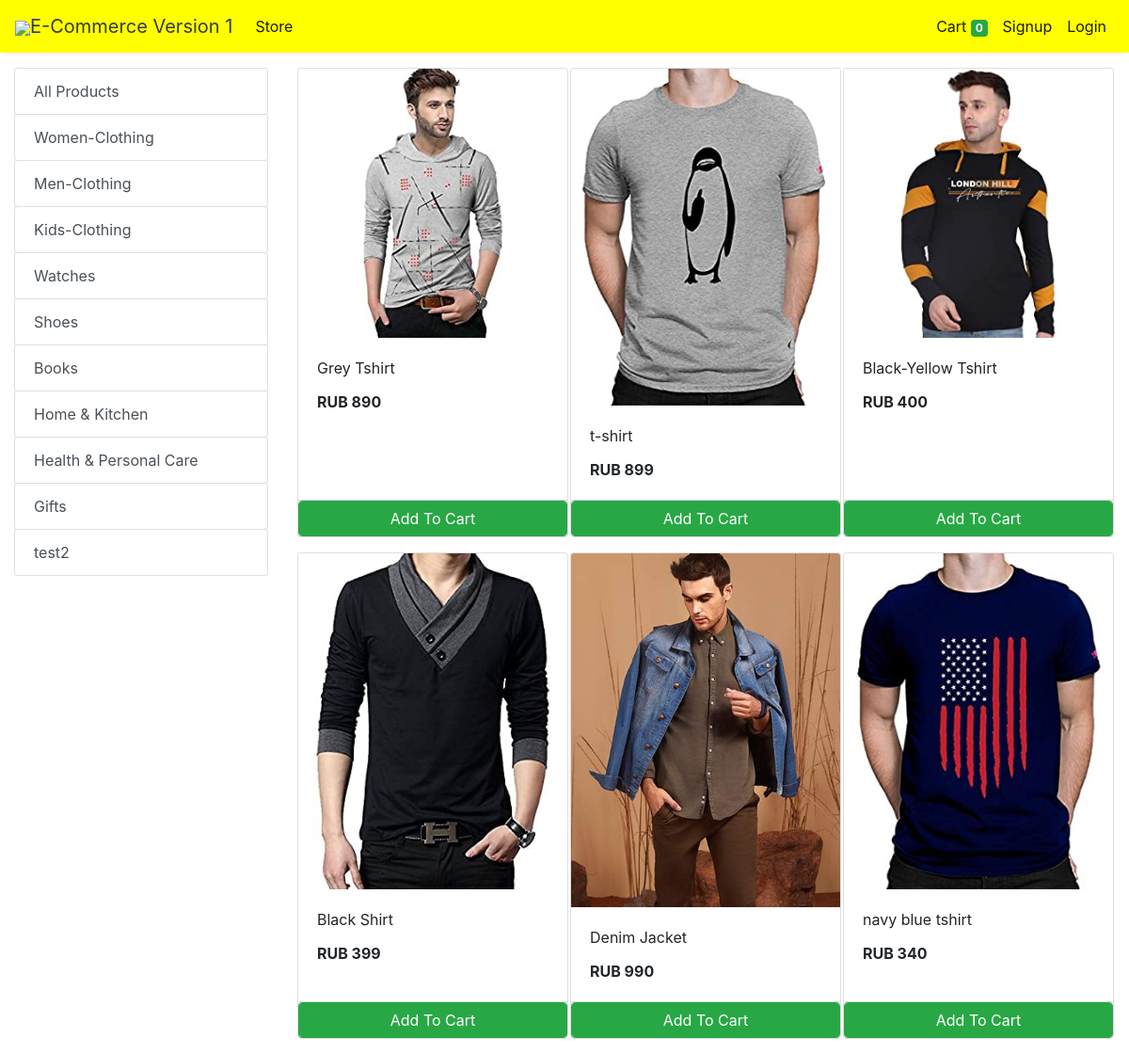
The app's page /store?category=23, older data.
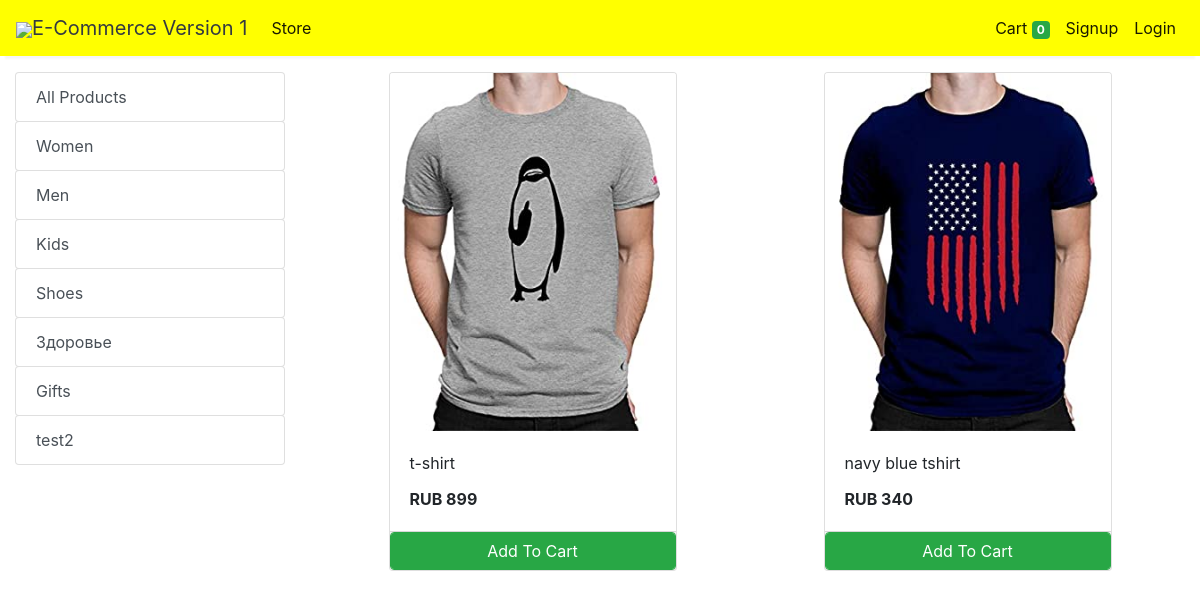
The same page, newer data.
### store/models/category.py (models this page shows, shortened)
class Category(models.Model):
    name= models.CharField(max_length=50)
    @staticmethod
    def get_all_categories():
        return Category.objects.all()

### store/models/product.py (models this page shows, shortened)
class Products(models.Model):
    name = models.CharField(max_length=60)
    price= models.IntegerField(default=0)
    category= models.ForeignKey(Category,on_delete=models.CASCADE,default=1 )
    description= models.CharField(max_length=250, default='', blank=True, null= True)
    image= models.ImageField(upload_to='uploads/products/')
    @staticmethod
    def get_all_products_by_categoryid(category_id):
        if category_id:
            return Products.objects.filter (category=category_id)
        else:
            return Products.get_all_products();

### store/views/home.py (the view)
# urls.py: path('' , include('store.urls'))
def store(request):
    cart = request.session.get('cart')
    if not cart:
        request.session['cart'] = {}
    products = None
    categories = Category.get_all_categories()
    categoryID = request.GET.get('category')
    if categoryID:
        products = Products.get_all_products_by_categoryid(categoryID)
    else:
        products = Products.get_all_products();
    data = {}
    data['products'] = products
    data['categories'] = categories
    print('you are : ', request.session.get('email'))
    return render(request, 'index.html', data)

### store/templatetags/cart.py (called while the page is built)
@register.filter (name='is_in_cart')
def is_in_cart(product, cart):
    keys = cart.keys ()
    for id in keys:
        if int (id) == product.id:
            return True
    return False;

### store/templatetags/custom_filter.py (called while the page is built)
@register.filter(name='currency')
def currency(number):
    return "RUB "+str(number)

### store/templates/index.html (shortened to what this page needs)
{% extends 'base.html' %}
{% block content %}
{% load cart %}
{% load custom_filter %}
<div class="container-fluid mt-3">
	<div class="row">
		<div class="col-lg-3 mx-auto">
			<div class="list-group">
				<a href="/" class="list-group-item list-group-item-action btn btn-outline-success">All Products</a>
				{% for category in categories %}
				<a href="/?category={{category.id}}"
					class="list-group-item list-group-item-action btn btn-outline-success ">{{category.name}}</a>
				{% endfor %}
			</div>
		</div>
		<div id='products' class="col-lg-9 mx-auto">
			<div class="row mx-auto">
				{% for product in products %}
				<div class="card mx-auto mb-3" id={{product.id}} style="width: 18rem;">
					<img class="card-img-top" src="{{product.image.url}}" alt="Card image cap">
					<div class="card-body">
						<p class="card-title">{{product.name}}</p>
						<p class="card-text"><b>{{product.price|currency}}</b></p>
					</div>
					<div class="card-footer p-0 no-gutters">
						{% if product|is_in_cart:request.session.cart %}
						<div class="row no-gutters">
							<form action="/#{{product.id}}" class="col-2 " method="post">
								{% csrf_token %}
								<input hidden type="text" name='product' value='{{product.id}}'>
								<input hidden type="text" name='remove' value='True'>
								<input type="submit" value=" - " class="btn btn-block btn-success border-right">
							</form>
							<div class="text-center col btn btn-success">{{product|cart_quantity:request.session.cart}} in Cart</div>
							<form action="/#{{product.id}}" class="col-2 " method="post">
								{% csrf_token %}
								<input hidden type="text" name='product' value='{{product.id}}'>
								<input type="submit" value=" + " class="btn btn-block btn-success border-left">
							</form>
						</div>
						{% else %}
						<form action="/#{{product.id}}" method="POST" class="btn-block">
							<input type="submit" class="float-right btn btn-success form-control"
								value="Add To Cart">
						</form>
						{% endif %}
					</div>
				</div>
				{% endfor %}
			</div>
		</div>
	</div>
</div>
{% endblock %}

Row changes from the older to the newer data that the page shows:
removed Category: name "Watches"
removed Category: name "Books"
removed Category: name "Home & Kitchen"
removed Products: image (picture), name "Grey Tshirt", price "RUB 890"
removed Products: image (picture), name "Black-Yellow Tshirt", price "RUB 400"
removed Products: image (picture), name "Black Shirt", price "RUB 399"
removed Products: image (picture), name "Denim Jacket", price "RUB 990"
changed Category: name "Women-Clothing" → "Women"
changed Category: name "Men-Clothing" → "Men"
changed Category: name "Kids-Clothing" → "Kids"
changed Category: name "Health & Personal Care" → "Здоровье"
